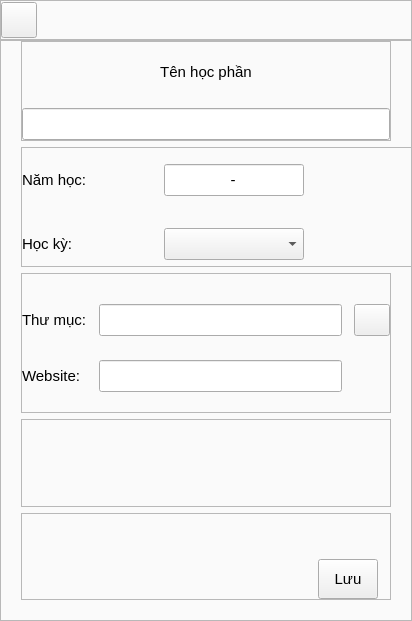
<?xml version="1.0" encoding="UTF-8"?>
<ui version="4.0">
 <class>ntu_addcourse</class>
 <widget class="QWidget" name="ntu_addcourse">
  <property name="geometry">
   <rect>
    <x>0</x>
    <y>0</y>
    <width>412</width>
    <height>621</height>
   </rect>
  </property>
  <property name="minimumSize">
   <size>
    <width>400</width>
    <height>0</height>
   </size>
  </property>
  <property name="maximumSize">
   <size>
    <width>412</width>
    <height>16777215</height>
   </size>
  </property>
  <property name="windowTitle">
   <string>Form</string>
  </property>
  <property name="styleSheet">
   <string notr="true">
#year_error_mess, #error_mess {
	color: red;
}
</string>
  </property>
  <layout class="QVBoxLayout" name="verticalLayout">
   <property name="spacing">
    <number>16</number>
   </property>
   <property name="leftMargin">
    <number>0</number>
   </property>
   <property name="topMargin">
    <number>0</number>
   </property>
   <property name="rightMargin">
    <number>0</number>
   </property>
   <property name="bottomMargin">
    <number>0</number>
   </property>
   <item>
    <widget class="QWidget" name="mainBodyContainer" native="true">
     <property name="styleSheet">
      <string notr="true">#mainBodyContainer {
	background-color: #fafafa;
}</string>
     </property>
     <layout class="QVBoxLayout" name="verticalLayout_6">
      <property name="spacing">
       <number>0</number>
      </property>
      <property name="leftMargin">
       <number>0</number>
      </property>
      <property name="topMargin">
       <number>0</number>
      </property>
      <property name="rightMargin">
       <number>0</number>
      </property>
      <property name="bottomMargin">
       <number>0</number>
      </property>
      <item>
       <widget class="QFrame" name="frame">
        <property name="minimumSize">
         <size>
          <width>0</width>
          <height>40</height>
         </size>
        </property>
        <property name="maximumSize">
         <size>
          <width>16777215</width>
          <height>40</height>
         </size>
        </property>
        <property name="frameShape">
         <enum>QFrame::StyledPanel</enum>
        </property>
        <property name="frameShadow">
         <enum>QFrame::Raised</enum>
        </property>
        <layout class="QHBoxLayout" name="horizontalLayout">
         <property name="spacing">
          <number>0</number>
         </property>
         <property name="leftMargin">
          <number>0</number>
         </property>
         <property name="topMargin">
          <number>0</number>
         </property>
         <property name="rightMargin">
          <number>0</number>
         </property>
         <property name="bottomMargin">
          <number>0</number>
         </property>
         <item alignment="Qt::AlignLeft">
          <widget class="QPushButton" name="close_btn">
           <property name="minimumSize">
            <size>
             <width>36</width>
             <height>36</height>
            </size>
           </property>
           <property name="maximumSize">
            <size>
             <width>36</width>
             <height>36</height>
            </size>
           </property>
           <property name="text">
            <string/>
           </property>
           <property name="icon">
            <iconset resource="resources.qrc">
             <normaloff>:/icons/assets/icons/Close.png</normaloff>:/icons/assets/icons/Close.png</iconset>
           </property>
           <property name="iconSize">
            <size>
             <width>24</width>
             <height>24</height>
            </size>
           </property>
          </widget>
         </item>
        </layout>
       </widget>
      </item>
      <item>
       <widget class="QFrame" name="frame_7">
        <property name="frameShape">
         <enum>QFrame::StyledPanel</enum>
        </property>
        <property name="frameShadow">
         <enum>QFrame::Raised</enum>
        </property>
        <layout class="QVBoxLayout" name="verticalLayout_5">
         <property name="spacing">
          <number>6</number>
         </property>
         <property name="leftMargin">
          <number>20</number>
         </property>
         <property name="topMargin">
          <number>0</number>
         </property>
         <property name="rightMargin">
          <number>20</number>
         </property>
         <property name="bottomMargin">
          <number>20</number>
         </property>
         <item>
          <widget class="QFrame" name="frame_2">
           <property name="minimumSize">
            <size>
             <width>0</width>
             <height>100</height>
            </size>
           </property>
           <property name="maximumSize">
            <size>
             <width>16777215</width>
             <height>100</height>
            </size>
           </property>
           <property name="frameShape">
            <enum>QFrame::StyledPanel</enum>
           </property>
           <property name="frameShadow">
            <enum>QFrame::Raised</enum>
           </property>
           <layout class="QVBoxLayout" name="verticalLayout_4">
            <property name="leftMargin">
             <number>0</number>
            </property>
            <property name="topMargin">
             <number>0</number>
            </property>
            <property name="rightMargin">
             <number>0</number>
            </property>
            <property name="bottomMargin">
             <number>0</number>
            </property>
            <item>
             <widget class="QLabel" name="label_6">
              <property name="font">
               <font>
                <pointsize>11</pointsize>
               </font>
              </property>
              <property name="text">
               <string>Tên học phần</string>
              </property>
              <property name="alignment">
               <set>Qt::AlignCenter</set>
              </property>
             </widget>
            </item>
            <item>
             <widget class="QLineEdit" name="courseName_le_2">
              <property name="minimumSize">
               <size>
                <width>160</width>
                <height>32</height>
               </size>
              </property>
              <property name="maximumSize">
               <size>
                <width>1200</width>
                <height>32</height>
               </size>
              </property>
              <property name="font">
               <font>
                <pointsize>11</pointsize>
               </font>
              </property>
              <property name="alignment">
               <set>Qt::AlignCenter</set>
              </property>
             </widget>
            </item>
           </layout>
          </widget>
         </item>
         <item>
          <widget class="QFrame" name="frame_3">
           <property name="minimumSize">
            <size>
             <width>400</width>
             <height>120</height>
            </size>
           </property>
           <property name="maximumSize">
            <size>
             <width>400</width>
             <height>120</height>
            </size>
           </property>
           <property name="frameShape">
            <enum>QFrame::StyledPanel</enum>
           </property>
           <property name="frameShadow">
            <enum>QFrame::Raised</enum>
           </property>
           <layout class="QGridLayout" name="gridLayout_2">
            <property name="leftMargin">
             <number>0</number>
            </property>
            <property name="topMargin">
             <number>12</number>
            </property>
            <property name="rightMargin">
             <number>0</number>
            </property>
            <property name="bottomMargin">
             <number>0</number>
            </property>
            <property name="horizontalSpacing">
             <number>12</number>
            </property>
            <property name="verticalSpacing">
             <number>28</number>
            </property>
            <item row="0" column="0">
             <widget class="QLabel" name="label_2">
              <property name="font">
               <font>
                <pointsize>11</pointsize>
               </font>
              </property>
              <property name="text">
               <string>Năm học:</string>
              </property>
             </widget>
            </item>
            <item row="0" column="1">
             <widget class="QLineEdit" name="year_le">
              <property name="minimumSize">
               <size>
                <width>110</width>
                <height>32</height>
               </size>
              </property>
              <property name="maximumSize">
               <size>
                <width>140</width>
                <height>32</height>
               </size>
              </property>
              <property name="font">
               <font>
                <pointsize>11</pointsize>
               </font>
              </property>
              <property name="inputMask">
               <string>xxxx-xxxx</string>
              </property>
              <property name="alignment">
               <set>Qt::AlignCenter</set>
              </property>
             </widget>
            </item>
            <item row="1" column="0">
             <widget class="QLabel" name="label_3">
              <property name="font">
               <font>
                <pointsize>11</pointsize>
               </font>
              </property>
              <property name="text">
               <string>Học kỳ:</string>
              </property>
             </widget>
            </item>
            <item row="1" column="1">
             <widget class="QComboBox" name="semester_cb">
              <property name="minimumSize">
               <size>
                <width>110</width>
                <height>32</height>
               </size>
              </property>
              <property name="maximumSize">
               <size>
                <width>140</width>
                <height>32</height>
               </size>
              </property>
              <property name="font">
               <font>
                <pointsize>11</pointsize>
               </font>
              </property>
             </widget>
            </item>
            <item row="0" column="2">
             <widget class="QLabel" name="year_error_mess">
              <property name="minimumSize">
               <size>
                <width>104</width>
                <height>0</height>
               </size>
              </property>
              <property name="maximumSize">
               <size>
                <width>104</width>
                <height>16777215</height>
               </size>
              </property>
              <property name="font">
               <font>
                <pointsize>10</pointsize>
                <weight>75</weight>
                <italic>true</italic>
                <bold>true</bold>
               </font>
              </property>
              <property name="text">
               <string/>
              </property>
              <property name="wordWrap">
               <bool>true</bool>
              </property>
             </widget>
            </item>
           </layout>
          </widget>
         </item>
         <item>
          <widget class="QFrame" name="frame_4">
           <property name="minimumSize">
            <size>
             <width>0</width>
             <height>140</height>
            </size>
           </property>
           <property name="maximumSize">
            <size>
             <width>16777215</width>
             <height>140</height>
            </size>
           </property>
           <property name="frameShape">
            <enum>QFrame::StyledPanel</enum>
           </property>
           <property name="frameShadow">
            <enum>QFrame::Raised</enum>
           </property>
           <layout class="QGridLayout" name="gridLayout">
            <property name="leftMargin">
             <number>0</number>
            </property>
            <property name="topMargin">
             <number>12</number>
            </property>
            <property name="rightMargin">
             <number>0</number>
            </property>
            <property name="bottomMargin">
             <number>0</number>
            </property>
            <property name="horizontalSpacing">
             <number>12</number>
            </property>
            <property name="verticalSpacing">
             <number>6</number>
            </property>
            <item row="0" column="1">
             <widget class="QLineEdit" name="folder_le">
              <property name="minimumSize">
               <size>
                <width>0</width>
                <height>32</height>
               </size>
              </property>
              <property name="maximumSize">
               <size>
                <width>16777215</width>
                <height>32</height>
               </size>
              </property>
             </widget>
            </item>
            <item row="0" column="2">
             <widget class="QPushButton" name="selectFolder_btn">
              <property name="minimumSize">
               <size>
                <width>36</width>
                <height>32</height>
               </size>
              </property>
              <property name="maximumSize">
               <size>
                <width>36</width>
                <height>32</height>
               </size>
              </property>
              <property name="toolTip">
               <string>Chọn thư mục</string>
              </property>
              <property name="text">
               <string/>
              </property>
              <property name="icon">
               <iconset resource="resources.qrc">
                <normaloff>:/icons/assets/icons/Opened Folder.png</normaloff>:/icons/assets/icons/Opened Folder.png</iconset>
              </property>
              <property name="iconSize">
               <size>
                <width>24</width>
                <height>24</height>
               </size>
              </property>
             </widget>
            </item>
            <item row="1" column="0">
             <widget class="QLabel" name="label_5">
              <property name="font">
               <font>
                <pointsize>11</pointsize>
               </font>
              </property>
              <property name="text">
               <string>Website:</string>
              </property>
             </widget>
            </item>
            <item row="0" column="0">
             <widget class="QLabel" name="label_4">
              <property name="font">
               <font>
                <pointsize>11</pointsize>
               </font>
              </property>
              <property name="text">
               <string>Thư mục:</string>
              </property>
             </widget>
            </item>
            <item row="1" column="1">
             <widget class="QLineEdit" name="web_le">
              <property name="minimumSize">
               <size>
                <width>0</width>
                <height>32</height>
               </size>
              </property>
              <property name="maximumSize">
               <size>
                <width>16777215</width>
                <height>32</height>
               </size>
              </property>
             </widget>
            </item>
           </layout>
          </widget>
         </item>
         <item>
          <widget class="QFrame" name="frame_6">
           <property name="frameShape">
            <enum>QFrame::StyledPanel</enum>
           </property>
           <property name="frameShadow">
            <enum>QFrame::Raised</enum>
           </property>
           <layout class="QVBoxLayout" name="verticalLayout_3">
            <property name="leftMargin">
             <number>0</number>
            </property>
            <property name="topMargin">
             <number>0</number>
            </property>
            <property name="rightMargin">
             <number>0</number>
            </property>
            <property name="bottomMargin">
             <number>0</number>
            </property>
            <item>
             <widget class="QLabel" name="warming_mess">
              <property name="font">
               <font>
                <pointsize>10</pointsize>
                <weight>50</weight>
                <italic>true</italic>
                <bold>false</bold>
               </font>
              </property>
              <property name="text">
               <string/>
              </property>
              <property name="alignment">
               <set>Qt::AlignCenter</set>
              </property>
              <property name="wordWrap">
               <bool>true</bool>
              </property>
             </widget>
            </item>
            <item>
             <widget class="QLabel" name="error_mess">
              <property name="font">
               <font>
                <pointsize>10</pointsize>
               </font>
              </property>
              <property name="text">
               <string/>
              </property>
              <property name="alignment">
               <set>Qt::AlignCenter</set>
              </property>
              <property name="wordWrap">
               <bool>true</bool>
              </property>
             </widget>
            </item>
           </layout>
          </widget>
         </item>
         <item>
          <widget class="QFrame" name="frame_5">
           <property name="minimumSize">
            <size>
             <width>0</width>
             <height>60</height>
            </size>
           </property>
           <property name="maximumSize">
            <size>
             <width>16777215</width>
             <height>16777215</height>
            </size>
           </property>
           <property name="frameShape">
            <enum>QFrame::StyledPanel</enum>
           </property>
           <property name="frameShadow">
            <enum>QFrame::Raised</enum>
           </property>
           <layout class="QHBoxLayout" name="horizontalLayout_2">
            <property name="spacing">
             <number>0</number>
            </property>
            <property name="leftMargin">
             <number>0</number>
            </property>
            <property name="topMargin">
             <number>0</number>
            </property>
            <property name="rightMargin">
             <number>12</number>
            </property>
            <property name="bottomMargin">
             <number>0</number>
            </property>
            <item alignment="Qt::AlignRight|Qt::AlignBottom">
             <widget class="QPushButton" name="save_btn">
              <property name="minimumSize">
               <size>
                <width>60</width>
                <height>40</height>
               </size>
              </property>
              <property name="maximumSize">
               <size>
                <width>60</width>
                <height>40</height>
               </size>
              </property>
              <property name="font">
               <font>
                <pointsize>11</pointsize>
               </font>
              </property>
              <property name="text">
               <string>Lưu</string>
              </property>
              <property name="iconSize">
               <size>
                <width>24</width>
                <height>24</height>
               </size>
              </property>
             </widget>
            </item>
           </layout>
          </widget>
         </item>
        </layout>
       </widget>
      </item>
     </layout>
    </widget>
   </item>
  </layout>
 </widget>
 <resources>
  <include location="resources.qrc"/>
 </resources>
 <connections/>
</ui>
